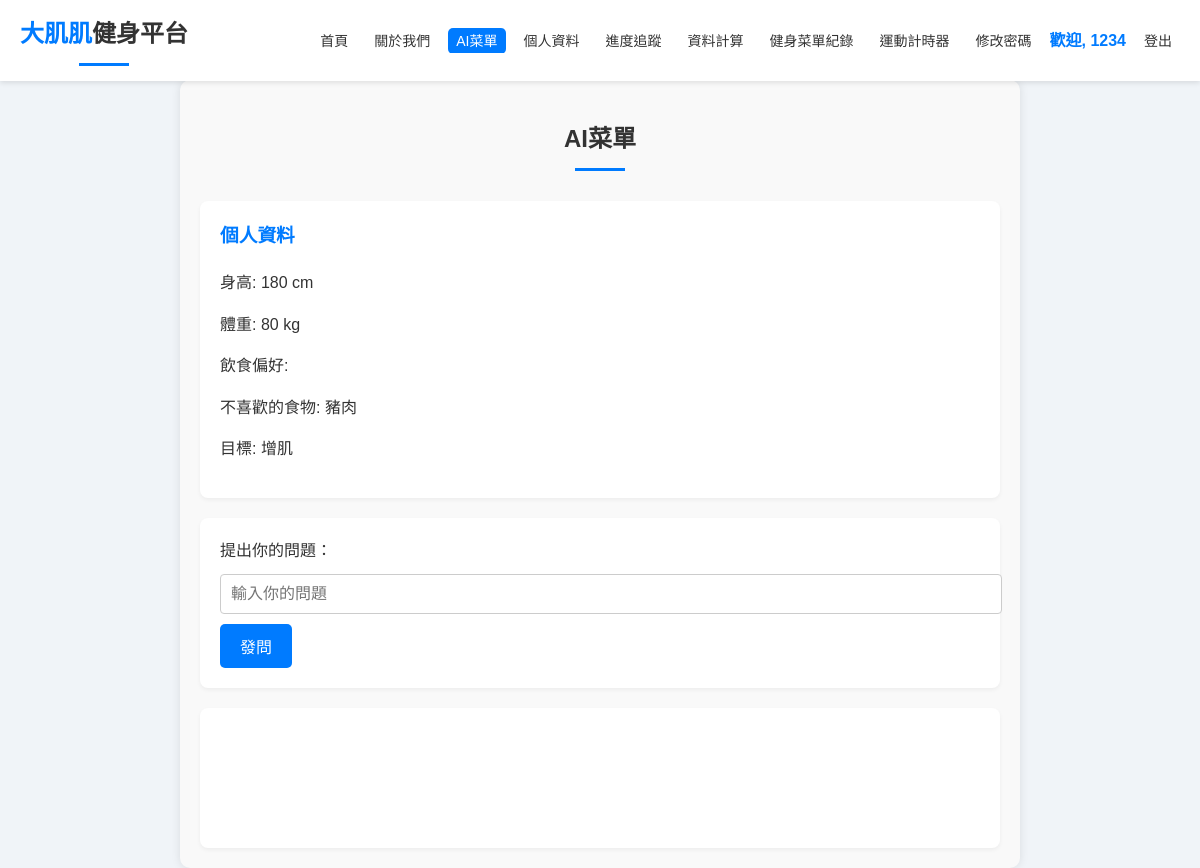
/qa.php (signed in), run on the app's committed database.
### tables this page shows
CREATE TABLE `user_profiles` (
  `id` int(11) NOT NULL,
  `user_id` int(11) DEFAULT NULL,
  `height` int(11) DEFAULT NULL,
  `weight` int(11) DEFAULT NULL,
  `dietary_preferences` text DEFAULT NULL,
  `dislikes` text DEFAULT NULL,
  `goal` enum('減重','增肌') DEFAULT NULL,
  `age` int(11) DEFAULT NULL,
  `gender` enum('male','female') DEFAULT NULL,
  `waist` decimal(5,2) DEFAULT NULL,
  `neck` decimal(5,2) DEFAULT NULL,
  `hip` decimal(5,2) DEFAULT NULL
);

### qa.php (the view, shortened to what this page needs)
<?php
include('db.php');
$user_id = $_SESSION['user_id'];
$stmt = $conn->prepare("SELECT * FROM user_profiles WHERE user_id = ?");
$stmt->bind_param("i", $user_id);
$stmt->execute();
$result = $stmt->get_result();
$profile = $result->fetch_assoc();
?>
<!DOCTYPE html>
<html lang="zh-TW">
<head>
    <link rel="stylesheet" href="style.css">
</head>
<body>
<header>
<div class="container">
        <div class="logo">
            <h1>大肌肌<span>健身平台</span></h1>
        </div>
        <nav>
            <ul>
                <li><a href="index.php" class="<?= basename($_SERVER['PHP_SELF']) == 'index.php' ? 'active' : '' ?>">首頁</a></li>
                <li><a href="about.php" class="<?= basename($_SERVER['PHP_SELF']) == 'about.php' ? 'active' : '' ?>">關於我們</a></li>
                <?php if (isset($_SESSION['loggedin']) && $_SESSION['loggedin']): ?>
                    <li><a href="qa.php" class="<?= basename($_SERVER['PHP_SELF']) == 'qa.php' ? 'active' : '' ?>">AI菜單</a></li>
                    <li><a href="profile.php" class="<?= basename($_SERVER['PHP_SELF']) == 'profile.php' ? 'active' : '' ?>">個人資料</a></li>
                    <li><a href="progress.php" class="<?= basename($_SERVER['PHP_SELF']) == 'progress.php' ? 'active' : '' ?>">進度追蹤</a></li>
                    <li><a href="analysis.php" class="<?= basename($_SERVER['PHP_SELF']) == 'analysis.php' ? 'active' : '' ?>">資料計算</a></li>
                    <li><a href="view_responses.php" class="<?= basename($_SERVER['PHP_SELF']) == 'view_responses.php' ? 'active' : '' ?>">健身菜單紀錄</a></li>
                    <li><a href="start_workout.php" class="<?= basename($_SERVER['PHP_SELF']) == 'start_workout.php' ? 'active' : '' ?>">運動計時器</a></li>
                    <li><a href="change_password.php" >修改密碼</a></li>
                    <li class="welcome">歡迎, <?= htmlspecialchars($_SESSION['username']) ?></li>
                    <li><a href="logout.php">登出</a></li>
                <?php else: ?>
                    <li><a href="login.php" class="<?= basename($_SERVER['PHP_SELF']) == 'login.php' ? 'active' : '' ?>">登入</a></li>
                    <li><a href="register.php" class="<?= basename($_SERVER['PHP_SELF']) == 'register.php' ? 'active' : '' ?>">註冊</a></li>
                <?php endif; ?>
            </ul>
        </nav>
    </div>
</header>
    <div class="container">
        <div class="qa-container">
            <h2 style="text-align: center; color: #333;">AI菜單</h2>
            <div id="userProfile" class="profile-card">
                <h3>個人資料</h3>
                <p>身高: <?= htmlspecialchars($profile['height'] ?? '') ?> cm</p>
                <p>體重: <?= htmlspecialchars($profile['weight'] ?? '') ?> kg</p>
                <p>飲食偏好: <?= htmlspecialchars($profile['dietary_preferences'] ?? '') ?></p>
                <p>不喜歡的食物: <?= htmlspecialchars($profile['dislikes'] ?? '') ?></p>
                <p>目標: <?= htmlspecialchars($profile['goal'] ?? '') ?></p>
            </div>
            <form id="qaForm">
                <label for="question" style="display: block; margin-bottom: 10px;">提出你的問題：</label>
                <input type="text" id="question" name="question" placeholder="輸入你的問題" style="width: 100%; padding: 10px; margin-bottom: 10px; border: 1px solid #ccc; border-radius: 4px; font-size: 16px;">
                <button type="submit" class="btn-primary">發問</button>
            </form>
            <div id="answer"></div>
        </div>
    </div>
</body>
</html>

### style.css (style rules this page uses)
body { font-family: Arial, sans-serif; margin: 0; padding: 0; padding-top: 80px; background-color: #f0f4f8; color: #333; line-height: 1.6; }
.container { max-width: 1200px; margin: 0 auto; padding: 0 20px; }
header { position: fixed; top: 0; left: 0; right: 0; background-color: #ffffff; box-shadow: 0 2px 5px rgba(0, 0, 0, 0.1); z-index: 1000; }
header .container { display: flex; justify-content: space-between; align-items: center; padding: 15px 20px; }
header .logo h1 { margin: 0; font-size: 24px; color: #007bff; }
header .logo span { color: #333; }
header nav ul { list-style: none; padding: 0; margin: 0; display: flex; flex-wrap: nowrap; overflow-x: auto; -webkit-overflow-scrolling: touch; }
header nav ul li { margin-left: 10px; white-space: nowrap; }
header nav ul li a { color: #333; text-decoration: none; padding: 5px 8px; border-radius: 5px; transition: background-color 0.3s, color 0.3s; font-size: 14px; }
.active { background-color: #007bff; color: white; }
.welcome { font-weight: bold; color: #007bff; max-width: 100px; white-space: nowrap; overflow: hidden; text-overflow: ellipsis; }
h1, h2 { color: #2c3e50; text-align: center; margin-bottom: 30px; position: relative; }
h1::after, h2::after { content: ''; display: block; width: 50px; height: 3px; background-color: #007bff; margin: 10px auto 0; }
button, .btn { padding: 10px 20px; font-size: 16px; color: #fff; background-color: #007bff; border: none; border-radius: 5px; cursor: pointer; transition: background-color 0.3s ease; }

### qa.php (style rules this page uses)
.qa-container { max-width: 800px; margin: 0 auto; padding: 20px; background-color: #f9f9f9; border-radius: 10px; box-shadow: 0 0 10px rgba(0,0,0,0.1); }
.profile-card { background-color: #fff; padding: 20px; border-radius: 8px; margin-bottom: 20px; box-shadow: 0 2px 4px rgba(0,0,0,0.05); }
.profile-card h3 { color: #007bff; margin-top: 0; }
#qaForm { background-color: #fff; padding: 20px; border-radius: 8px; margin-bottom: 20px; box-shadow: 0 2px 4px rgba(0,0,0,0.05); }
#answer { background-color: #fff; padding: 20px; border-radius: 8px; min-height: 100px; box-shadow: 0 2px 4px rgba(0,0,0,0.05); }
.btn-primary { background-color: #007bff; color: white; border: none; padding: 10px 20px; border-radius: 5px; cursor: pointer; transition: background-color 0.3s; }
.welcome { font-weight: bold; color: #007bff; max-width: 150px; white-space: nowrap; overflow: hidden; text-overflow: ellipsis; }
.welcome { font-weight: bold; color: #007bff; max-width: 100px; white-space: nowrap; overflow: hidden; text-overflow: ellipsis; }

### data on the page
user_profiles: height "180", weight "80", dislikes "豬肉", goal "增肌"

### other printed values
$_SESSION['username'] "1234"
